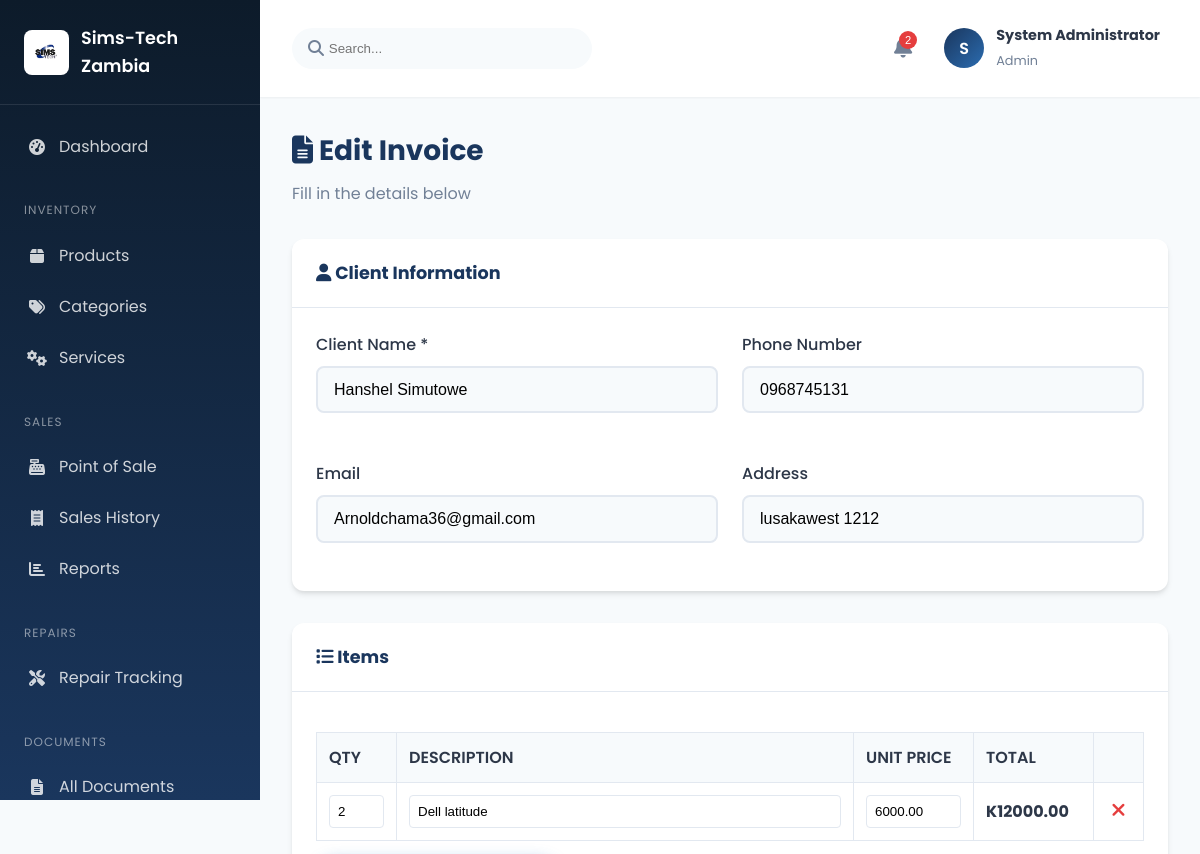
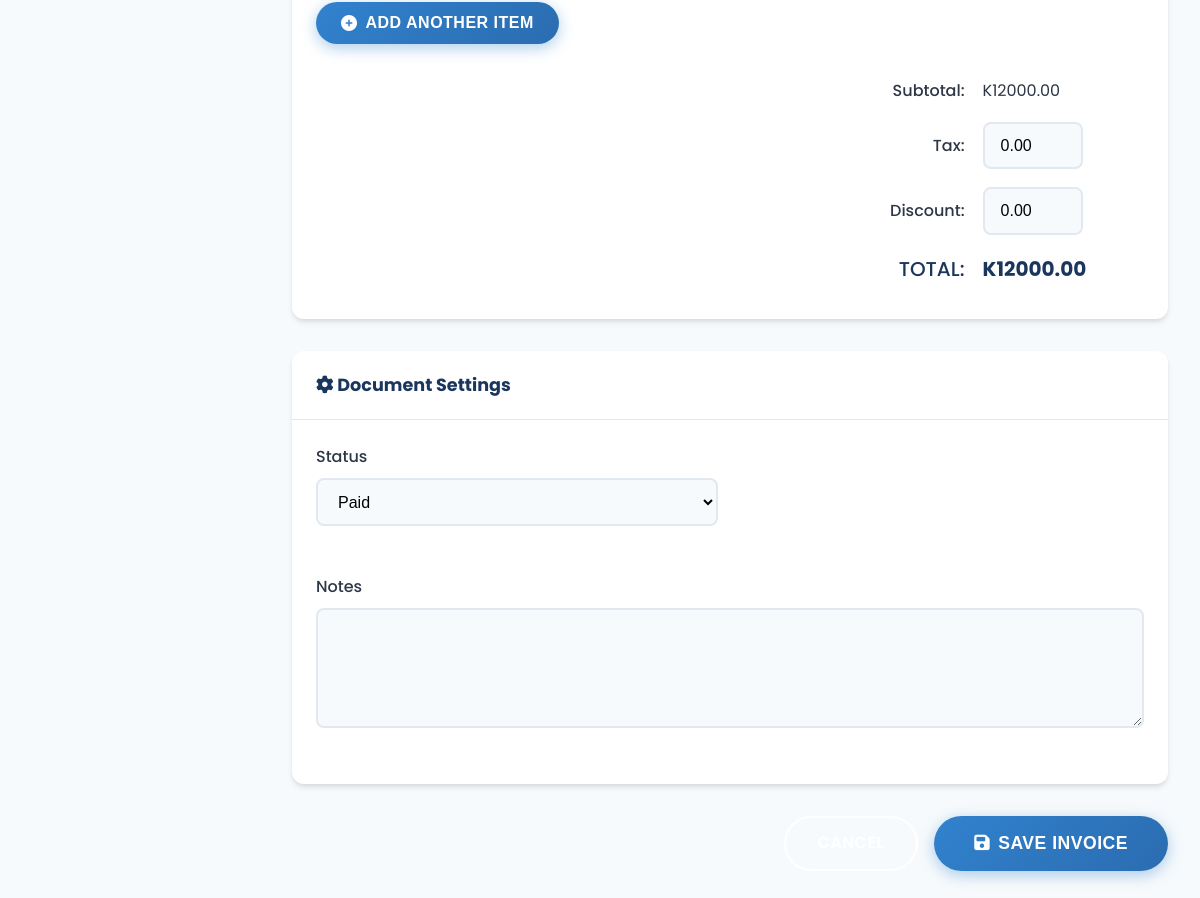
The page /create_document.php?edit=3 (signed in) on the database its author committed (2 pictures, top to bottom).
### tables this page shows
CREATE TABLE IF NOT EXISTS documents (
    id INT AUTO_INCREMENT PRIMARY KEY,
    document_number VARCHAR(50) UNIQUE NOT NULL,
    document_type ENUM('invoice', 'quotation', 'receipt') NOT NULL,
    user_id INT,
    client_name VARCHAR(100) NOT NULL,
    client_phone VARCHAR(50),
    client_email VARCHAR(100),
    client_address TEXT,
    subtotal DECIMAL(10, 2) NOT NULL,
    tax_amount DECIMAL(10, 2) DEFAULT 0,
    discount_amount DECIMAL(10, 2) DEFAULT 0,
    total_amount DECIMAL(10, 2) NOT NULL,
    notes TEXT,
    status ENUM('draft', 'sent', 'paid', 'cancelled') DEFAULT 'draft',
    valid_until DATE,
    created_at TIMESTAMP DEFAULT CURRENT_TIMESTAMP,
    updated_at TIMESTAMP DEFAULT CURRENT_TIMESTAMP ON UPDATE CURRENT_TIMESTAMP,
    FOREIGN KEY (user_id) REFERENCES users(id) ON DELETE SET NULL
);

### create_document.php (the view, shortened to what this page needs)
<?php
require_once 'config/database.php';
$doc_type = $_GET['type'] ?? 'invoice';
$edit_id = $_GET['edit'] ?? null;
$document = null;
if ($edit_id) {
    $document = $conn->query("SELECT * FROM documents WHERE id = " . intval($edit_id))->fetch_assoc();
    if ($document) {
        $doc_type = $document['document_type'];
    }
}
$type_titles = [
    'invoice' => 'Invoice',
    'quotation' => 'Quotation',
    'receipt' => 'Receipt'
];
$page_title = ($edit_id ? 'Edit ' : 'Create ') . $type_titles[$doc_type];
?>
<!DOCTYPE html>
<html lang="en">
<head>
    <link rel="stylesheet" href="assets/css/style.css">
    <link rel="stylesheet" href="https://cdnjs.cloudflare.com/ajax/libs/font-awesome/6.4.0/css/all.min.css">
</head>
<body>
    <div class="dashboard-wrapper">
        <?php include 'includes/sidebar.php'; ?>
        <div class="main-content">
            <?php include 'includes/header.php'; ?>
            <div class="dashboard-content">
                <div class="page-header">
                    <h1><i class="fas fa-file-alt"></i> <?php echo $page_title; ?></h1>
                    <p>Fill in the details below</p>
                </div>
                <form method="POST" id="documentForm">
                    <div class="card mb-4">
                        <div class="card-header">
                            <h3><i class="fas fa-user"></i> Client Information</h3>
                        </div>
                        <div class="card-body">
                            <div class="document-form">
                                <div class="form-group">
                                    <label>Client Name *</label>
                                    <input type="text" name="client_name" class="form-control" value="<?php echo htmlspecialchars($document['client_name'] ?? ''); ?>" required>
                                </div>
                                <div class="form-group">
                                    <label>Phone Number</label>
                                    <input type="text" name="client_phone" class="form-control" value="<?php echo htmlspecialchars($document['client_phone'] ?? ''); ?>">
                                </div>
                                <div class="form-group">
                                    <label>Email</label>
                                    <input type="email" name="client_email" class="form-control" value="<?php echo htmlspecialchars($document['client_email'] ?? ''); ?>">
                                </div>
                                <div class="form-group">
                                    <label>Address</label>
                                    <input type="text" name="client_address" class="form-control" value="<?php echo htmlspecialchars($document['client_address'] ?? ''); ?>">
                                </div>
                            </div>
                        </div>
                    </div>
                    <div class="card mb-4">
                        <div class="card-header">
                            <h3><i class="fas fa-list"></i> Items</h3>
                        </div>
                        <div class="card-body">
                            <table class="items-table" id="itemsTable">
                                <thead>
                                    <tr>
                                        <th class="qty-col">QTY</th>
                                        <th>DESCRIPTION</th>
                                        <th class="price-col">UNIT PRICE</th>
                                        <th class="total-col">TOTAL</th>
                                        <th class="action-col"></th>
                                    </tr>
                                </thead>
                                <tbody id="itemsBody">
                                </tbody>
                            </table>
                            <button type="button" class="btn btn-primary add-item-btn" onclick="addItem()" style="margin-top: 15px; padding: 12px 25px; font-size: 1rem;">
                                <i class="fas fa-plus-circle"></i> Add Another Item
                            </button>
                            <div class="totals-section">
                                <table class="totals-table">
                                    <tr>
                                        <td class="label">Subtotal:</td>
                                        <td>K<span id="subtotal">0.00</span></td>
                                    </tr>
                                    <tr>
                                        <td class="label">Tax:</td>
                                        <td>
                                            <input type="number" name="tax_amount" id="taxAmount" class="form-control" style="width: 100px;" step="0.01" min="0" value="<?php echo $document['tax_amount'] ?? 0; ?>" onchange="calculateTotals()">
                                        </td>
                                    </tr>
                                    <tr>
                                        <td class="label">Discount:</td>
                                        <td>
                                            <input type="number" name="discount_amount" id="discountAmount" class="form-control" style="width: 100px;" step="0.01" min="0" value="<?php echo $document['discount_amount'] ?? 0; ?>" onchange="calculateTotals()">
                                        </td>
                                    </tr>
                                    <tr class="grand-total">
                                        <td class="label">TOTAL:</td>
                                        <td>K<span id="grandTotal">0.00</span></td>
                                    </tr>
                                </table>
                            </div>
                        </div>
                    </div>
                    <div class="card mb-4">
                        <div class="card-header">
                            <h3><i class="fas fa-cog"></i> Document Settings</h3>
                        </div>
                        <div class="card-body">
                            <div class="document-form">
                                <div class="form-group">
                                    <label>Status</label>
                                    <select name="status" class="form-control">
                                        <option value="paid" <?php echo ($document['status'] ?? '') === 'paid' ? 'selected' : ''; ?>>Paid</option>
                                    </select>
                                </div>
                                <div class="form-group" style="grid-column: 1 / -1;">
                                    <label>Notes</label>
                                    <textarea name="notes" class="form-control" rows="3"><?php echo htmlspecialchars($document['notes'] ?? ''); ?></textarea>
                                </div>
                            </div>
                        </div>
                    </div>
                    <div style="display: flex; gap: 1rem; justify-content: flex-end;">
                        <a href="documents.php?type=<?php echo urlencode($doc_type); ?>" class="btn btn-secondary">Cancel</a>
                        <button type="submit" class="btn btn-primary btn-lg">
                            <i class="fas fa-save"></i> Save <?php echo $type_titles[$doc_type]; ?>
                        </button>
                    </div>
                </form>
            </div>
        </div>
    </div>
</body>
</html>

### assets/css/style.css (style rules this page uses)
:root { --primary-color: #1a365d; --primary-light: #2c5282; --primary-dark: #0d1b2a; --secondary-color: #2b6cb0; --accent-color: #3182ce; --success-color: #38a169; --warning-color: #d69e2e; --danger-color: #e53e3e; --info-color: #00b5d8; --light-bg: #f7fafc; --dark-bg: #1a202c; --card-bg: #ffffff; --text-primary: #2d3748; --text-secondary: #718096; --text-light: #a0aec0; --border-color: #e2e8f0; --shadow-sm: 0 1px 2px 0 rgba(0, 0, 0, 0.05); --shadow-md: 0 4px 6px -1px rgba(0, 0, 0, 0.1), 0 2px 4px -1px rgba(0, 0, 0, 0.06); --shadow-lg: 0 10px 15px -3px rgba(0, 0, 0, 0.1), 0 4px 6px -2px rgba(0, 0, 0, 0.05); --shadow-xl: 0 20px 25px -5px rgba(0, 0, 0, 0.1), 0 10px 10px -5px rgba(0, 0, 0, 0.04); --transition-fast: 0.15s ease; --transition-normal: 0.3s ease; --transition-slow: 0.5s ease; --border-radius: 8px; --border-radius-lg: 12px; }
* { margin: 0; padding: 0; box-sizing: border-box; }
html { scroll-behavior: smooth; }
body { font-family: 'Segoe UI', Tahoma, Geneva, Verdana, sans-serif; background-color: var(--light-bg); color: var(--text-primary); line-height: 1.6; min-height: 100vh; }
a { text-decoration: none; color: inherit; transition: color var(--transition-fast); }
.mb-4 { margin-bottom: 2rem; }
.btn { display: inline-flex; align-items: center; justify-content: center; gap: 0.5rem; padding: 0.8rem 2rem; border-radius: 50px; font-weight: 600; font-size: 1rem; cursor: pointer; border: none; transition: all var(--transition-fast); text-transform: uppercase; letter-spacing: 0.5px; }
.btn-primary { background: linear-gradient(135deg, var(--accent-color) 0%, var(--secondary-color) 100%); color: #fff; box-shadow: 0 4px 15px rgba(49, 130, 206, 0.4); }
.btn-secondary { background: transparent; color: #fff; border: 2px solid #fff; }
.btn-lg { padding: 1rem 2.5rem; font-size: 1.1rem; }
.form-group { margin-bottom: 1.5rem; }
.form-group label { display: block; margin-bottom: 0.5rem; font-weight: 500; color: var(--text-primary); }
.form-control { width: 100%; padding: 0.8rem 1rem; border: 2px solid var(--border-color); border-radius: var(--border-radius); font-size: 1rem; transition: all var(--transition-fast); background: var(--light-bg); }
textarea.form-control { min-height: 120px; resize: vertical; }
.dashboard-wrapper { display: flex; min-height: 100vh; }
.main-content { flex: 1; margin-left: 260px; background: var(--light-bg); min-height: 100vh; }
.dashboard-content { padding: 2rem; }
.page-header { margin-bottom: 2rem; }
.page-header h1 { font-size: 1.75rem; color: var(--primary-color); margin-bottom: 0.5rem; }
.page-header p { color: var(--text-secondary); }
.card { background: var(--card-bg); border-radius: var(--border-radius-lg); box-shadow: var(--shadow-md); overflow: hidden; }
.card-header { padding: 1.25rem 1.5rem; border-bottom: 1px solid var(--border-color); display: flex; justify-content: space-between; align-items: center; }
.card-header h3 { font-size: 1.1rem; color: var(--primary-color); }
.card-body { padding: 1.5rem; }

### create_document.php (style rules this page uses)
body { font-family: 'Poppins', sans-serif; }
.document-form { display: grid; grid-template-columns: 1fr 1fr; gap: 1.5rem; }
.items-table { width: 100%; border-collapse: collapse; margin-top: 1rem; }
.items-table th, .items-table td { padding: 0.75rem; border: 1px solid var(--border-color); text-align: left; }
.items-table th { background: var(--light-bg); font-weight: 600; }
.items-table .qty-col { width: 80px; }
.items-table .price-col { width: 120px; }
.items-table .total-col { width: 120px; }
.items-table .action-col { width: 50px; text-align: center; }
.add-item-btn { margin-top: 1rem; }
.totals-section { margin-top: 1.5rem; display: flex; justify-content: flex-end; }
.totals-table { width: 300px; }
.totals-table td { padding: 0.5rem; }
.totals-table .label { text-align: right; font-weight: 500; }
.totals-table .grand-total { font-size: 1.25rem; font-weight: 700; color: var(--primary-color); }

### rows shown on the page
documents: document_type "Edit Invoice", client_name "Hanshel Simutowe", client_phone "0968745131", client_email "Arnoldchama36@gmail.com", client_address "lusakawest 1212", tax_amount "0.00", discount_amount "0.00", status "Paid", document_type "INVOICE"

### other values the page prints
$low_stock_count "2"
substr($user['full_name'], 0, 1) "S"
$user['full_name'] "System Administrator"
$user['role'] "Admin"
